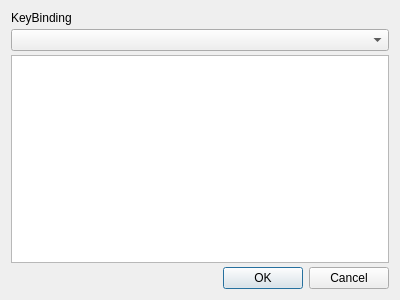
<?xml version="1.0" encoding="UTF-8"?>
<ui version="4.0">
 <class>keyMapManager</class>
 <widget class="QDialog" name="keyMapManager">
  <property name="geometry">
   <rect>
    <x>0</x>
    <y>0</y>
    <width>400</width>
    <height>300</height>
   </rect>
  </property>
  <property name="windowTitle">
   <string>keyMapManager</string>
  </property>
  <layout class="QVBoxLayout" name="verticalLayout">
   <property name="spacing">
    <number>4</number>
   </property>
   <item>
    <widget class="QLabel" name="label">
     <property name="text">
      <string>KeyBinding</string>
     </property>
    </widget>
   </item>
   <item>
    <widget class="QComboBox" name="comboBoxKeyBinding"/>
   </item>
   <item>
    <widget class="QPlainTextEdit" name="plainTextEditKeyBinding">
     <property name="readOnly">
      <bool>true</bool>
     </property>
    </widget>
   </item>
   <item>
    <widget class="QDialogButtonBox" name="buttonBox">
     <property name="orientation">
      <enum>Qt::Horizontal</enum>
     </property>
     <property name="standardButtons">
      <set>QDialogButtonBox::Cancel|QDialogButtonBox::Ok</set>
     </property>
    </widget>
   </item>
  </layout>
 </widget>
 <tabstops>
  <tabstop>comboBoxKeyBinding</tabstop>
  <tabstop>plainTextEditKeyBinding</tabstop>
 </tabstops>
 <resources/>
 <connections>
  <connection>
   <sender>buttonBox</sender>
   <signal>accepted()</signal>
   <receiver>keyMapManager</receiver>
   <slot>accept()</slot>
   <hints>
    <hint type="sourcelabel">
     <x>248</x>
     <y>254</y>
    </hint>
    <hint type="destinationlabel">
     <x>157</x>
     <y>274</y>
    </hint>
   </hints>
  </connection>
  <connection>
   <sender>buttonBox</sender>
   <signal>rejected()</signal>
   <receiver>keyMapManager</receiver>
   <slot>reject()</slot>
   <hints>
    <hint type="sourcelabel">
     <x>316</x>
     <y>260</y>
    </hint>
    <hint type="destinationlabel">
     <x>286</x>
     <y>274</y>
    </hint>
   </hints>
  </connection>
 </connections>
</ui>
